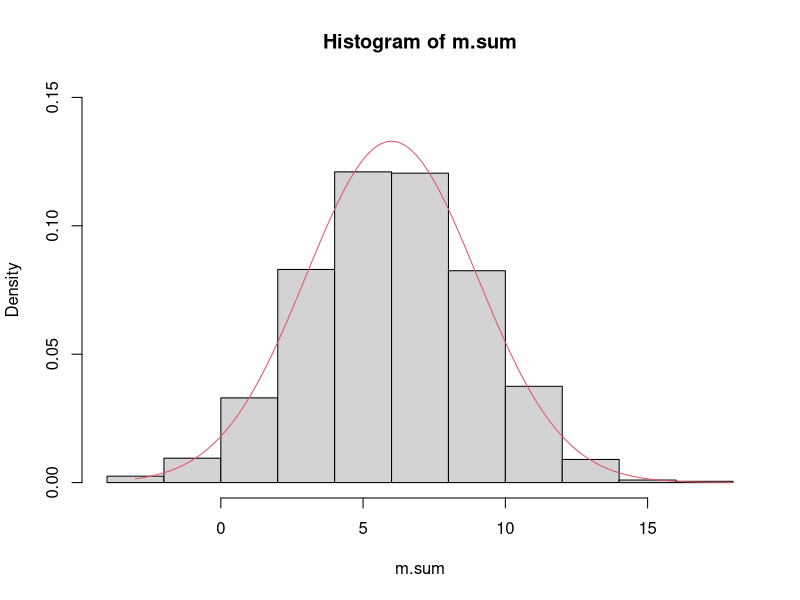
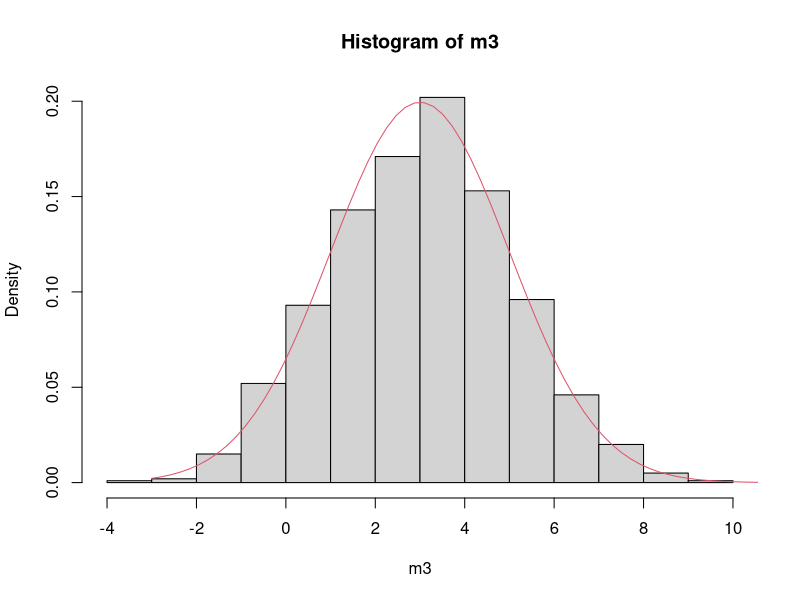
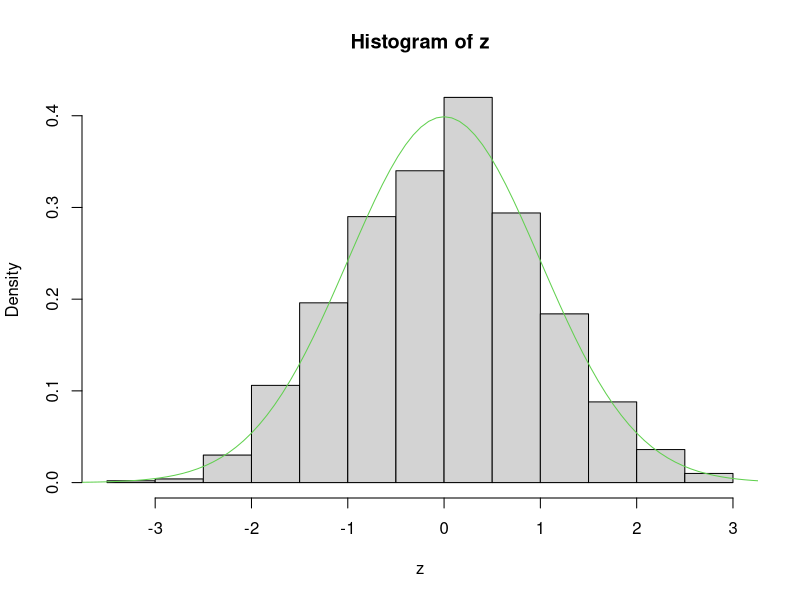
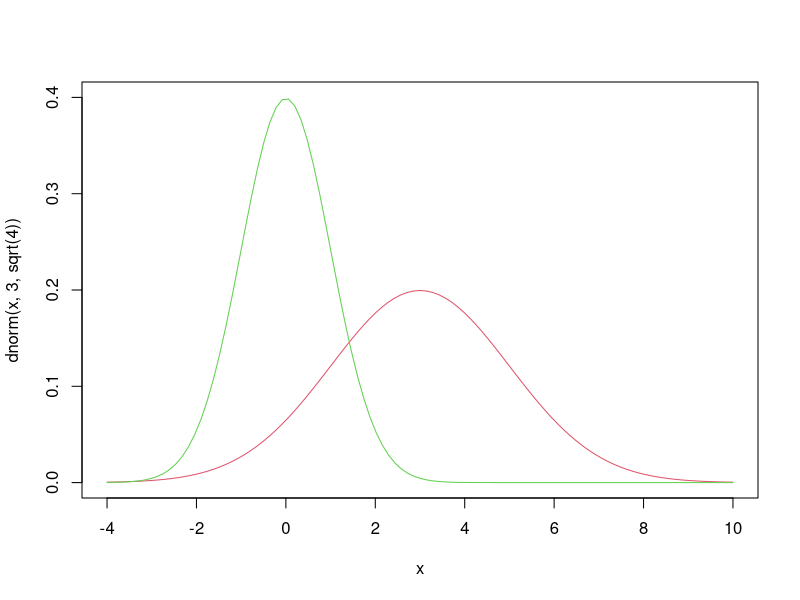
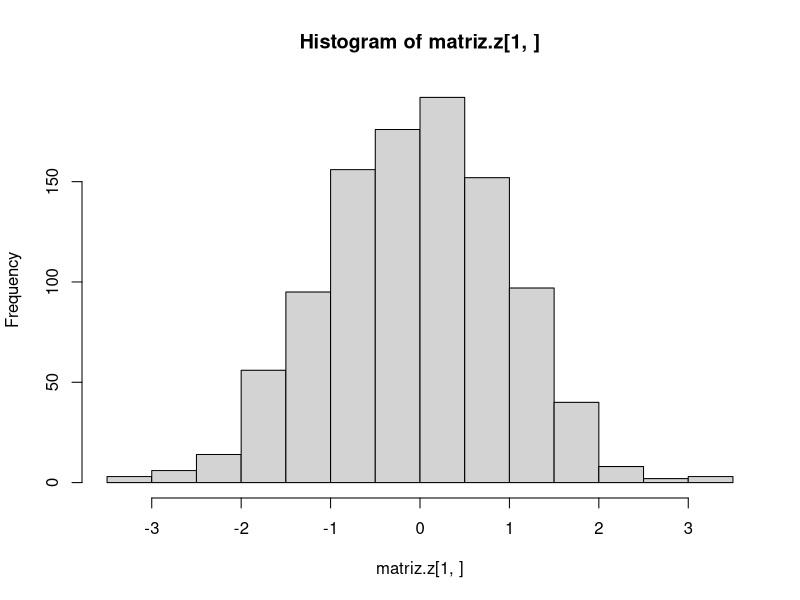
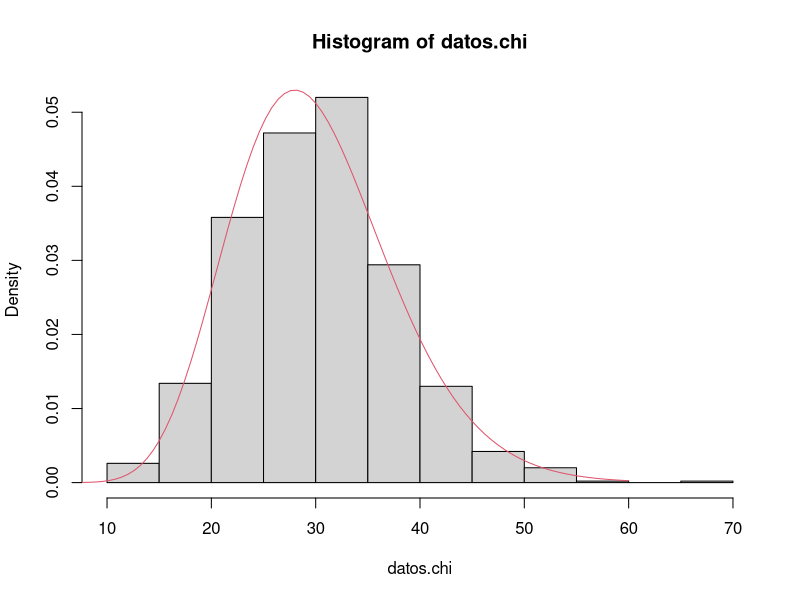
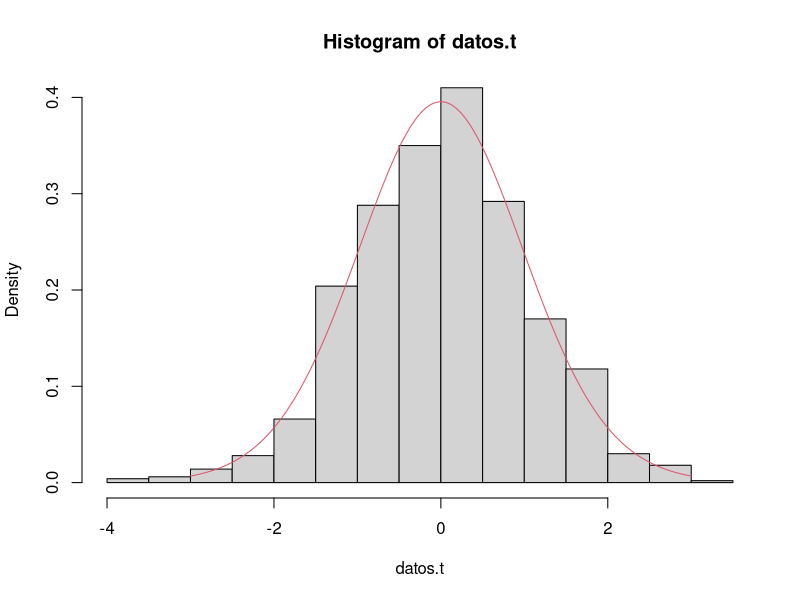
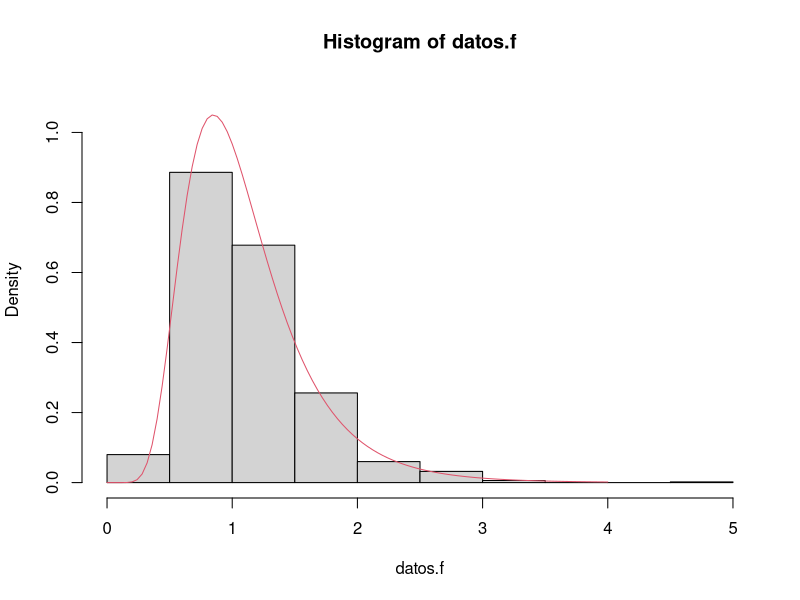

Write the R code that produced these figures, in order.
################################
# PROPIEDADES DE LA DISTRIB. NORMAL

###################################
# PROPIEDAD REPRODUCTIVA DE LA DISTRIBUCION NORMAL

# generamos tres m.a.s normales con parametros distintos, con n = 1000
set.seed(1234) #fijamos semillas

m1 <- rnorm(1000, mean =1, sd = sqrt(2)) # N(1, raiz(2)) - Var1 = 2
m2 <- rnorm(1000, mean =2, sd = sqrt(3)) # N(2, raiz(3)) - Var2 = 3
m3 <- rnorm(1000, mean =3, sd = sqrt(4)) # N(3, raiz(4)) - Var3 = 4

# sumamos las muestras
m.sum <- m1+m2+m3

# estadisticos descriptivos
mean(m.sum) # media de la suma es suma de las medias
var(m.sum) #varianza de la suma es la suma de varianzas

# histograma de la suma 
hist(m.sum, freq = FALSE, ylim = c(0, 0.15)) 
curve(dnorm(x, 6, sqrt(9)), -3, 18, add = TRUE, col = 2)


###################################
# FORMULA DE ESTANDARIZACION APLICADA A LA NORMAL
# tomamos la m.a.s m3 -> N(3, raiz(4))

hist(m3, freq = FALSE) 
mu <- mean(m3)
sigma <- sd(m3)
curve(dnorm(x, 3, sqrt(4)), -3, 18, add = TRUE, col = 2)

z <- (m3 - mu)/sigma
hist(z, freq = FALSE)
curve(dnorm(x, 0, sqrt(1)), -4, 4, add = TRUE, col = 3)
mean(z)
sd(z)

curve(dnorm(x, 3, sqrt(4)), -4, 10, col = 2, ylim = c(0, 0.4))
curve(dnorm(x, 0, sqrt(1)), -4, 10, add = TRUE, col = 3)

###################################
# DISTRIBUCION CHI CUADRADA
# generamos una matriz con 30 m.a.s. de v.a. Z con n = 1000 cada una
set.seed(1)
matriz.z <- replicate(1000, rnorm(30)) # 30 filas, 1000 columnas
hist(matriz.z[1,])

matriz.z2 <- matriz.z^2 #elevamos al cuadrado cada v.a. Z

# generamos 1000 v.a. chi cuadrada sumando cada columna
datos.chi <- colSums(matriz.z2)

# histograma de los datos simulados
hist(datos.chi, freq = FALSE)
curve(dchisq(x, 30), 0, 60, col = 2, add = TRUE)
# observe que la distribucion chi cuadrada tiene 30 grados de libertad

# media teorica = n
mean(datos.chi) # promedio muestral simulado

# varianza = 2n
var(datos.chi)# varianza muestral simulada

###################################
# DISTRIBUCION T DE STUDENT

# generamos una m.a.s. de 1000 v.a. Z
datos.z <- rnorm(1000)

# Construimos 1000 variables T utilizando la v.a. chi anterior
# ojo: g.l.(chi cuadrada) = 30
datos.t <- datos.z/(sqrt(datos.chi/30))

# histograma de los datos simulados
hist(datos.t, freq = FALSE, ylim =c(0, 0.4))
curve(dt(x, 30), -3, 3, col = 2, add = TRUE)

# media teorica = 0
mean(datos.t) #promedio muestral simulado

# varianza = n/(n-2)
30/28 # sigma cuadrada teorica
var(datos.t) # varianza muestral

###################################
# DISTRIBUCION F DE SNEDECOR

# Simularemos 1000 v.a. chi cuadrada, con 20 grados de libertad
set.seed(1)
matriz.z <- replicate(1000, rnorm(20))
matriz.z2 <- matriz.z^2 #elevamos al cuadrado cada v.a. Z
datos.chi2 <- colSums(matriz.z2)

# Construimos la v.a. F
datos.f <- (datos.chi/30)/(datos.chi2/20)

# histograma de los datos simulados
hist(datos.f, freq = FALSE, ylim = c(0, 1.1))
curve(df(x, 30, 20), 0, 4, col = 2, add = TRUE)

# media = n/(n-2)
mean(datos.f)
30/28


# histograma de los datos simulados
hist(datos.chi, freq = FALSE)
curve(dchisq(x, 30), 0, 60, col = 2, add = TRUE)
curve(dnorm(x,30,sqrt(60)), 0, 60, col = 3, add = TRUE)


# INTERVALO DE CONFIANZA PARA LA MEDIA
#EJERCICIO 9.7
#datos
prom=23500
n=100
desv=3900
nc=-0.99

#condiciones: Normalidad, muestra grande y sigma desconocido
#estadistico pivote z
alfa=1+nc
z.alfa=qnorm(1-alfa/2)

#error estimado
err=z.alfa*desv/sqrt(n)
err

#limites de confianza
LIC=prom-err
LSC=prom+err
LIC;LSC


##############################################
#Distribuvion muestral del promedio bajo
#T de STUDENT

#Condiciones: poblacion es normal, muestra es pequeña

set.seed(1234) #fijamos semillas

m1 <- rnorm(1000, mean =1, sd = sqrt(2)) # N(1, raiz(2)) - Var1 = 2
m2 <- rnorm(1000, mean =1, sd = sqrt(2)) # N(1, raiz(2)) - Var1 = 2
m3 <- rnorm(1000, mean =1, sd = sqrt(2)) # N(1, raiz(2)) - Var1 = 2
m4 <- rnorm(1000, mean =1, sd = sqrt(2)) # N(1, raiz(2)) - Var1 = 2

prom=(m1+m2+m3+m4)/4 #promedio de x1,x2,x3,x4

#asumiremos que la varianza poblacional (sigma2=2) es desconocida
#usaremos la varianza muestral

var.prom = var(prom) #varianza muestral
# es muy diferente al valor de sigma 2 = 2

#error tipico
err.est=sqrt(var.prom/4)
err.est

sqrt(2/4) # hay mucha diferentea entre las varfianzas, teoricas y estimadas, ya no trabajmos
#con la normal
hist((prom - 1)/sqrt(2/4), freq = FALSE)
curve(dnorm(x), -6, 6, col = 2, add = TRUE)
curve(dt(x, 4 -1), -6, 6, col = 4, add = TRUE) # grados de libertad = n-1

#IC para la media 
# IC = (promedio menos erro estimado; promedio + error estimado) = Intervalo de confianza
#Usar probabilidad de 90%, las regiones que sale, (media no peretenece al intervalo de confianza)
#probabilidad de alfa, si es 90%, con 10% debería pasar, 5% para q salga muy abaajo, y 5% muy arriba
#Error positivo, seria el que corresponde, el 5% mayor

###########################
#eJERCICIO 9.15

n = 12
prom = 48.5
s = 1.5
nc = 0.90
alfa = 0.10

T.alfa = qt(1 - alfa/2, n-1)
T.alfa
err.est = T.alfa *s/ sqrt(n)
err.est

LIC = prom - err.est
LSC = prom + err.est
LIC; LSC

#Una maquina produce 
datos = c(1.01, 0.97, 1.03, 1.04, 0.99, 0.98, 0.99, 1.01, 1.03)

#IC 99%

sum(datos)

mean(datos)

var
sd(datos)

n = length(datos)
prom = mean(datos)
s = sd(datos)
n; prom; s

nc = 0.99
alfa = 0.01

T.alfa = qt(1 - alfa/2, n-1)
T.alfa
err.est = T.alfa *s/ sqrt(n)
err.est

LIC = prom - err.est
LSC = prom + err.est
LIC; LSC

t.test

t.test(datos, conf.level = 0.99)

# Con una muestra grande z y te seran iguales

#La formula me sirve en todos los casos

##################################
# CONVERGENCIA ENTRE AL DISTRI.t Y LA DISTR.Z
curve(dnorm(x), -3, 3) # distr
curve(dt(x,3), -3, 3, col = 2, add = TRUE)
curve(dt(x,15), -3, 3, col = 3, add = TRUE)
curve(dt(x,30), -3, 3, col = 4, add = TRUE)
curve(dt(x,5), -3, 3, col = 5, add = TRUE)
curve(dt(x,10), -3, 3, col = 6, add = TRUE)
curve(dt(x,20), -3, 3, col = 7, add = TRUE)
curve(dt(x,25), -3, 3, col = 8, add = TRUE)

#Objetivo calcular el tamaño de una M.A.S. para aproximar la media de una poblacion a partir de un IC
# prefijar el erro de estimacion

##################################
#Ejercicios 9.4 y 9.8

n = 30
sigma = 40
prom = 780
nc = 0.96
alfa = 0.04

Z.alfa = qnorm(1 - alfa/2)
Z.alfa

err.est = Z.alfa*sigma/sqrt(n)
err.est
LIC = prom - err.est
LSC = prom + err.est
LIC; LSC

n = Z.alfa^2*sigma^2/10^2
n
#Ojo, calculo de N, el valor NO se redondea, si no qwue se aproxima al entero superior
# ("celing")
ceiling(n) # Se redondea hacia arriba
set.seed(1)
## Variables categoricas
matriz.p = replicate(500,rbinom(100,1,0.10))

nro.defectos = colSums(matriz.p)
head(nro.defectos)
min(nro.defectos)
max(nro.defectos)
mean(nro.defectos)
p.est = nro.defectos/100
mean(p.est) # p= 0.1, promedio debe ser similar a dicho valor

var(p.est) # var(p) = p*(1-p)/n

0.1*0.9/100 # Varianza teorica

err.tipico = sqrt(0.1*0.9/100) # error tipico de p.muestral
hist(p.est, freq = FALSE)
curve(dnorm(x, 0.1, err.tipico), 0, 0.20, col = 2, add = TRUE)

#TCL a partir de 50 datos, mínimo.
hist(nro.defectos)
#Se parece a una dist.normal(T.C.L)
#Como la proporción muestral se puede describir como un promedio muestral, entonces si la muestra es
#grande, dicho promedio sigue una distr. Normal por el T.C.L


#################################
#9.54
n=100
sum.x=8
nc=0.98
alfa=0.02

p.est= sum.x/n
p.est

z.alfa = qnorm(1-alfa/2)
z.alfa

err.est=z.alfa*sqrt(p.est*(1-p.est)/n)
err.est

LIC=p.est-err.est
LSC=p.est+err.est
LIC;LSC
#######################
#9.53
n=1000
x=228
nc=0.99
alfa=0.01

p.est=x/n
p.est

z.alfa=qnorm(1-alfa/2)
z.alfa

err.est= z.alfa*sqrt(p.est*(1-p.est)/n)
err.est

LIC=p.est-err.est
LSC=p.est+err.est
LIC;LSC

#####################
#9.60
nc=0.99
alfa=1-nc
err.est=0.05

p=0.08

z.alfa=qnorm(1-alfa/2)
z.alfa

n=(z.alfa^2)*p*(1-p)/err.est^2
ceiling(n)

########################
#distribucion muestral de la varianza
set.seed(123)
datos=replicate(200,rnorm(50,1,sqrt(2)))

hist(datos[,1],freq=FALSE)
curve(dnorm(x,1,sqrt(2)),-3,4,col=2,add=TRUE)

#varianzas muestrales
?apply

var.est=apply(datos,2,var)
head(var.est)

#aprox muestral
mean(var.est) #prom de var se aproxima al teorico

hist(var.est)

#distr muestral

chi.est=(50-1)*var.est/2

hist(chi.est,freq=FALSE)
curve(dchisq(x,50-1),20,80,col=2,add = TRUE)

#ejercicio 9.71
x=c(1.9, 2.4, 3.0, 3.5, 4.2)
n=length(x)
alfa=0.05
s2=var(x)
s2

chi.inf=qchisq(alfa/2, n-1)
chi.sup=qchisq(1-alfa/2, n-1)

chi.inf
chi.sup

LIC=(n-1)*s2/chi.sup
LSC=(n-1)*s2/chi.inf
LIC
LSC